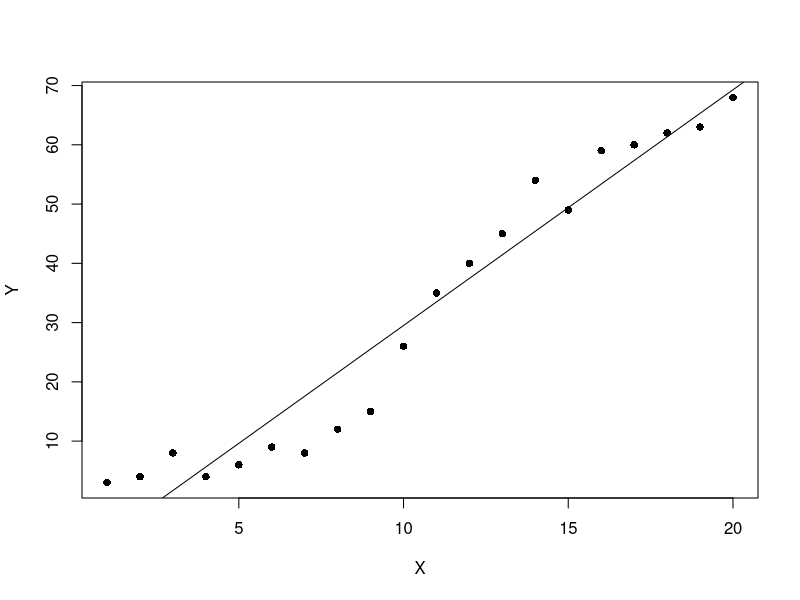
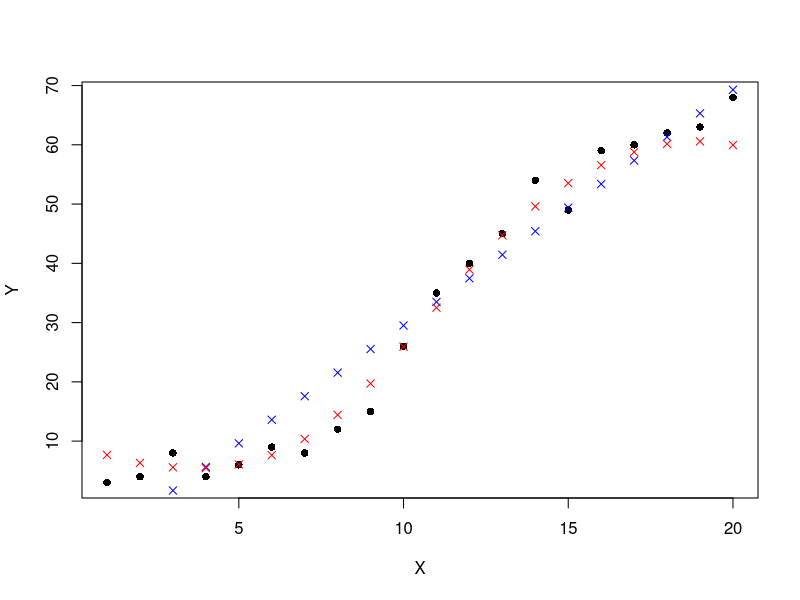
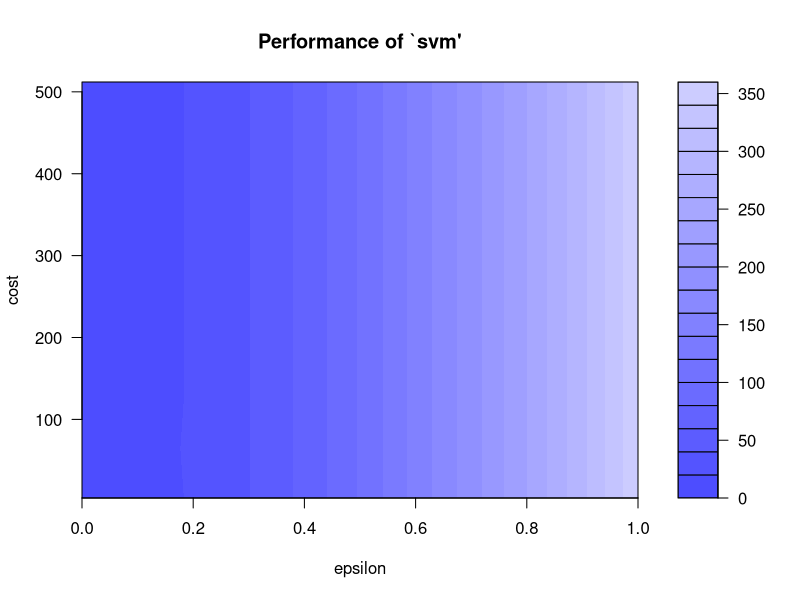
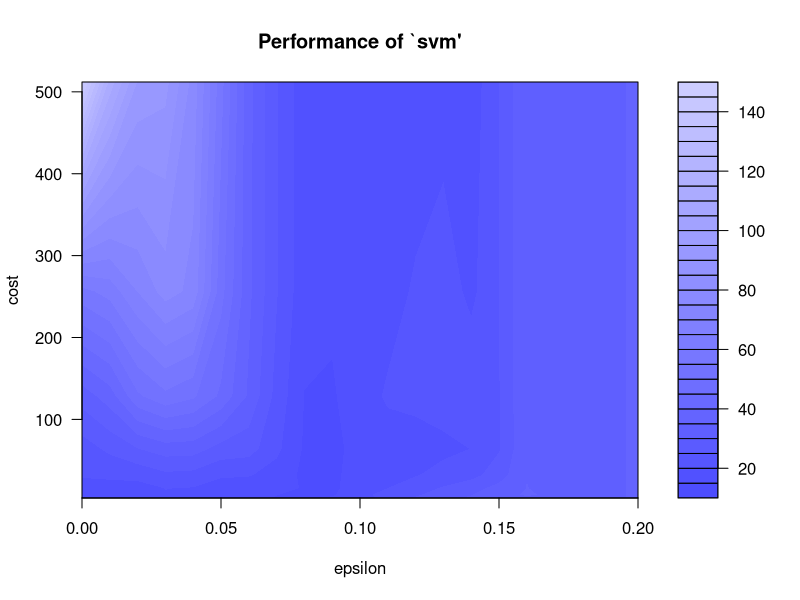

The R source for these figures, in order:
data <- read.csv('regression.csv', sep=",", header = TRUE)

# Plot the data
plot(data, pch=16)

# Create a linear regression model
model <- lm(Y ~ X, data)

# Add the fitted line
abline(model)

plot(data, pch=16)
model <- lm(Y ~ X , data)

# make a prediction for each X
predictedY <- predict(model, data)

# display the predictions
points(data$X, predictedY, col = "blue", pch=4)

rmse <- function(error)
{
  sqrt(mean(error^2))
}

error <- model$residuals  # same as data$Y - predictedY
predictionRMSE <- rmse(error)

library(e1071)
model <- svm(Y ~ X , data)

predictedY <- predict(model, data)

points(data$X, predictedY, col = "red", pch=4)

error <- data$Y - predictedY
svrPredictionRMSE <- rmse(error) 


#model tuning
# perform a grid search
tuneResult <- tune(svm, Y ~ X,  data = data,
                   ranges = list(epsilon = seq(0,1,0.1), cost = 2^(2:9))
)
print(tuneResult)
# Draw the tuning graph
plot(tuneResult)

#refine model and focus on darker region
tuneResult <- tune(svm, Y ~ X,  data = data,
                   ranges = list(epsilon = seq(0,0.2,0.01), cost = 2^(2:9))
) 

print(tuneResult)
plot(tuneResult)

#select model
tunedModel <- tuneResult$best.model
tunedModelY <- predict(tunedModel, data) 

error <- data$Y - tunedModelY  

# this value can be different on your computer
# because the tune method  randomly shuffles the data
tunedModelRMSE <- rmse(error) 